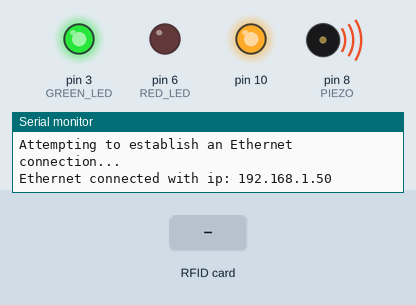
This sketch was run on a simulated Arduino Uno, built with avr-gcc and run on an emulated ATmega328P. Parts: output pins drawn as LEDs (lit = HIGH), buzzer (waves = sounding), the last lines printed to the serial monitor. Dashed ring = blinking. The inputs (shaded band) are chosen by the test bench. WiFi joins after 1.5 s; servers stay silent unless stated; uploads are accepted with an empty reply.

Above: at 1.6 s.
At 4.3 s:
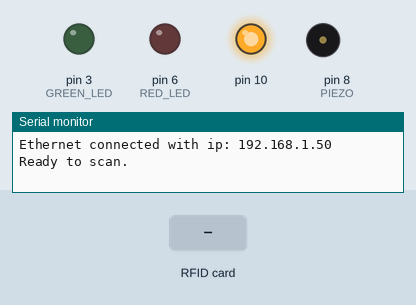
4.4 s: RFID card 5E 7A 19 C4 held to the reader
At 4.84 s:
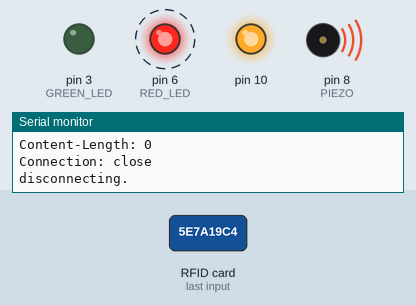
Timing chart, 0 to 7.4 s (numbered marks = the images above; inputs shaded):
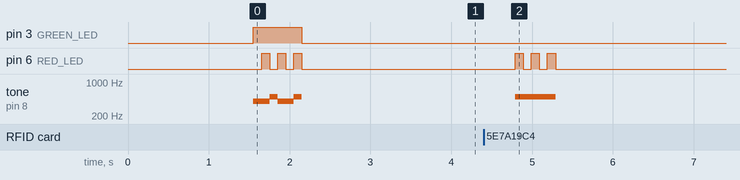

Measured:
- after the input at 4.4 s, pin 6 (RED_LED): alternates HIGH for 0.10 s and LOW for 0.10 s, 6 changes in all, then stays LOW, starting after 0.39 s; tone on pin 8 (PIEZO): silent → 500 Hz after 0.39 s, → silent 0.50 s later

The sketch:

rfidWithDB.ino
```cpp
#include <SPI.h>
#include <MFRC522.h>
#include <Ethernet.h>

#define SS_PIN 5
#define RST_PIN 9
MFRC522 mfrc522(SS_PIN, RST_PIN);   // Create MFRC522 instance.

int GREEN_LED = 3;
int RED_LED = 6;
int PIEZO = 8;

bool isEthernetConnected = false;
// Set to true for more status information to be printed to the Serial Monitor
bool IS_DEBUG_ENABLED = true;

// Enter a MAC address for your controller below.
// Newer Ethernet shields have a MAC address printed on a sticker on the shield
byte mac[] = {  0xA8, 0x61, 0x0A, 0xAE, 0xDE, 0x39 };
int    HTTP_PORT   = 3141;
String HTTP_METHOD = "GET"; // or "POST"
char   HOST_NAME[] = "192.168.1.9"; // hostname of web server:
String PATH_NAME   = "/users";

// Initialize the Ethernet client library
// with the IP address and port of the server
// that you want to connect to (port 80 is default for HTTP):

EthernetClient client;

void setup()
{
  pinMode(RED_LED,OUTPUT);
  pinMode(GREEN_LED,OUTPUT);
  pinMode(PIEZO,OUTPUT);
  Serial.begin(9600);   // Initiate a serial communication
  SPI.begin();      // Initiate  SPI bus
  mfrc522.PCD_Init();   // Initiate MFRC522
  // Check if the Ethernet cable is unplugged
  ethernetUnplugged();
  // Start the Ethernet connection if not already started
  if (!isEthernetConnected) {
    establishConnection();
  }
  // Give the Ethernet shield a second to initialize
  delay(1000);
  Serial.println("Ready to scan.");
}

void loop() {
  // Check if the Ethernet cable is unplugged
  ethernetUnplugged();
  // Renew the DHCP lease if needed.
  Ethernet.maintain();
  // Look for new cards
  if ( ! mfrc522.PICC_IsNewCardPresent())
  {
    return;
  }
  // Select one of the cards
  if ( ! mfrc522.PICC_ReadCardSerial())
  {
    return;
  }
  // Show UID on serial monitor
  String rfid= scanRFID();
  Serial.print("UID tag: " + rfid);
  Serial.println();
  // Change here the UID of the card/cards that you want to give access
  if (validateRFID(rfid)) {
    authorized();
  } else {
    denied();
  }
}

void ethernetUnplugged() {
  if (Ethernet.linkStatus() == LinkOFF) {
    isEthernetConnected = false;
    Serial.println("Error! The Ethernet cable is unplugged!");
    tone(PIEZO,800,200);
    delay(200);
    tone(PIEZO,400,200);
    delay(200);
    while (Ethernet.linkStatus() == LinkOFF) {
      digitalWrite(RED_LED,1);
      delay(500);
      digitalWrite(RED_LED,0);
      delay(500);
    }
    establishConnection();
  }
}

void establishConnection() {
  ethernet:
  Serial.println("Attempting to establish an Ethernet connection...");
  if (Ethernet.begin(mac) == 0) {
    Serial.println("Failed to configure Ethernet using DHCP");
    // No point in carrying on, so do nothing forevermore:
    digitalWrite(RED_LED,1);
    tone(PIEZO,800,200);
    delay(200);
    tone(PIEZO,600,200);
    delay(200);
    tone(PIEZO,400,200);
    delay(10200);
    goto ethernet;
  }
  Serial.print("Ethernet connected with ip: ");
  Serial.println(Ethernet.localIP());
  isEthernetConnected = true;
  digitalWrite(RED_LED,0);
  digitalWrite(GREEN_LED,1);
  tone(PIEZO,400,100);
  delay(100);
  digitalWrite(RED_LED,1);
  tone(PIEZO,400,100);
  delay(100);
  digitalWrite(RED_LED,0);
  tone(PIEZO,500,100);
  delay(100);
  digitalWrite(RED_LED,1);
  tone(PIEZO,400,100);
  delay(100);
  digitalWrite(RED_LED,0);
  tone(PIEZO,400,100);
  delay(100);
  digitalWrite(RED_LED,1);
  tone(PIEZO,500,100);
  delay(100);
  digitalWrite(RED_LED,0);
  digitalWrite(GREEN_LED,0);
}

String scanRFID() {
  String rfid= "";
  for (byte i = 0; i < mfrc522.uid.size; i++) {
     rfid.concat(String(mfrc522.uid.uidByte[i] < 0x10 ? "0" : ""));
     rfid.concat(String(mfrc522.uid.uidByte[i], HEX));
  }
  rfid.toUpperCase();
  return rfid;
}

bool validateRFID(String rfid) {
  if (IS_DEBUG_ENABLED) {
    Serial.println("Connecting...");
  }
  // If you get a connection, report back via serial:
  if (client.connect(HOST_NAME, HTTP_PORT)) {
    if (IS_DEBUG_ENABLED) {
      Serial.println("Connected");
    }
    // Send HTTP request header
    client.println(HTTP_METHOD + " " + PATH_NAME + "?rfid=" + rfid + " HTTP/1.1");
    client.println("Host: " + String(HOST_NAME));
    client.println("Connection: close");
    client.println(); // end HTTP request header
  } else {
    // If you didn't get a connection to the server:
    if (IS_DEBUG_ENABLED) {
      Serial.println("Connection failed");
    }

  }
  // If there are incoming bytes available
  // from the server, read them and print them:
  String response = "";
  while(client.connected()) {
    if (client.available()) {
      char c = client.read();
      response.concat(c);
    }
  }
  // If the server's disconnected, stop the client:
  if (!client.connected()) {
    if (IS_DEBUG_ENABLED) {
      Serial.println(response);
      Serial.println("disconnecting.");
    }
    client.stop();
    if (getResponseBody(response).equalsIgnoreCase("true")) {
      return true;
    } else {
      return false;
    }
  }
}

String getResponseBody(String response) {
  String contentLengthString = response.substring(response.indexOf("Content-Length: ")+16,response.indexOf("\nETag"));
  int contentLength = contentLengthString.toInt();
  response = response.substring(response.length()-contentLength);
  return response;
}

void authorized() {
  Serial.println("Authorized access\n");
  tone(PIEZO,1000,200);
  digitalWrite(GREEN_LED,1);
  delay(200);
  digitalWrite(GREEN_LED,0);
  delay(1000);
}

void denied() {
  Serial.println("Access denied\n");
  tone(PIEZO,500,500);
  for(int i = 0; i < 3; i++) {
    digitalWrite(RED_LED,1);
    delay(100);
    digitalWrite(RED_LED,0);
    delay(100);
  }
  delay(1000);
}
```
